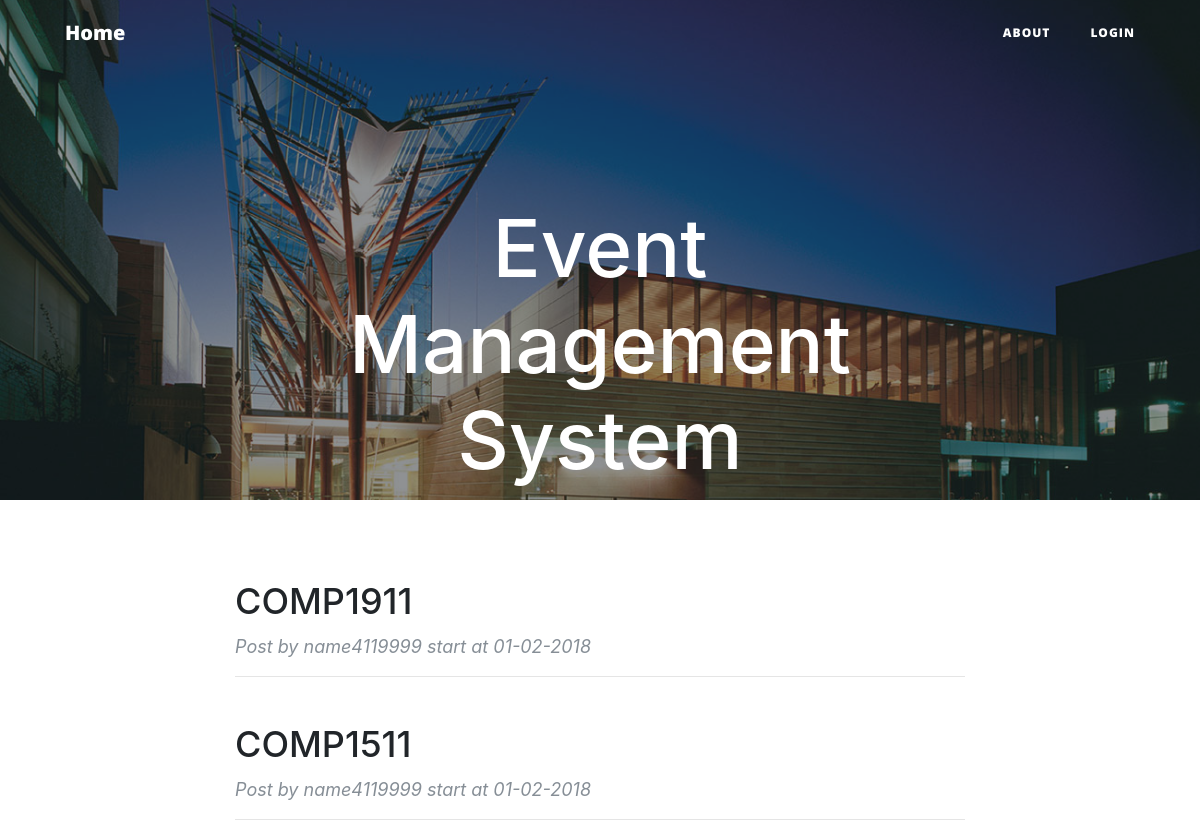
The page / on the database its author committed.
### event.py (models this page shows, shortened)
class Event(db.Model):
    __tablename__ = 'events'
    event_id = db.Column(db.Integer, primary_key=True)
    title = db.Column(db.String(120))
    details = db.Column(db.UnicodeText)
    start = db.Column(db.String(80))
    end = db.Column(db.String(80))
    capacity = db.Column(db.Integer)
    status = db.Column(db.String(80))
    creater = db.Column(db.String(80))
    users = db.relationship('User',secondary=event_realation,
                            backref=db.backref('event_users_all', lazy='dynamic'))

class Seminar(db.Model):
    __tablename__ = 'seminars'
    seminar_id = db.Column(db.Integer, primary_key=True)
    title = db.Column(db.String(120))
    details = db.Column(db.UnicodeText)
    start = db.Column(db.String(80))
    end = db.Column(db.String(80))
    capacity = db.Column(db.Integer)
    status = db.Column(db.String(80))
    creater = db.Column(db.String(80))
    convenor = db.Column(db.String(80))
    users = db.relationship('User',secondary=seminar_realation,
                            backref=db.backref('seminar_users_all', lazy='dynamic'))
    sessions = db.relationship('Session',secondary=seminar_session,
                            backref=db.backref('session_all', lazy='dynamic'))

### route.py (the view)
@app.route('/')
def index():
    return render_template('index.html', events = Event.query.all(), seminars = Seminar.query.all())

### templates/index.html
{% extends 'base.html' %}
{% block body %}
<header class="masthead" style="background-image: url('{{ url_for('static',filename='asb-unsw-campus-53.jpg')}}'); width: auto; height:500px;">
    <div class="overlay"></div>
    <div class="container">
        <div class="row">
            <div class="col-lg-8 col-md-10 mx-auto">
                <div class="site-heading">
                    <h1>Event Management System</h1>
                    <span class="subheading">UNSW Event Management System</span>
                </div>
            </div>
        </div>
    </div>
</header>
<div class="container">
    <div class="row">
        <div class="col-lg-8 col-md-10 mx-auto">
            {% for event in events %}
                <div class="post-preview">
                    <a href="{{ url_for('info', eventId = event.event_id) }}">
                        <h2 class="post-title">
                            {{event.title}}
                        </h2>
                    </a>
                    <p class="post-meta">Post by {{ event.creater }} start at {{ event.start }}</p>
                </div>
                <hr>
            {% endfor %}
        </div>
    </div>
</div>
<div class="container">
    <div class="row">
        <div class="col-lg-8 col-md-10 mx-auto">
            {% for seminar  in seminars %}
                <div class="post-preview">
                    <a href="{{ url_for('seminarinfo', seminarId = seminar.seminar_id) }}">
                        <h2 class="post-title">
                            {{seminar.title}}
                        </h2>
                    </a>
                    <p class="post-meta">Post by {{ seminar.creater }} start at {{ seminar.start }}</p>
                </div>
                <hr>
            {% endfor %}
        </div>
    </div>
</div>
{% endblock %}

### rows shown on the page
Event: title "COMP1911", creater "name4119999", start "01-02-2018"
Seminar: title "COMP1511", creater "name4119999", start "01-02-2018"
